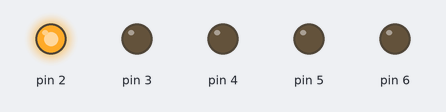
Bench run of a sketch on a simulated Arduino Uno, built with avr-gcc and run on an emulated ATmega328P. Parts: output pins drawn as LEDs (lit = HIGH).

Above: at 0.05 s.
At 0.75 s:
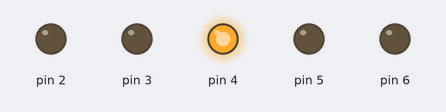
At 1.45 s:
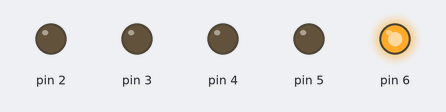
At 2.15 s:
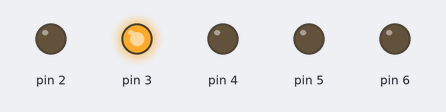
At 2.85 s:
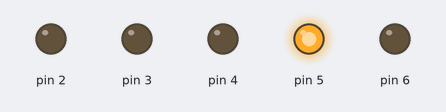
Timing chart, 0 to 3.1 s (numbered marks = the images above):
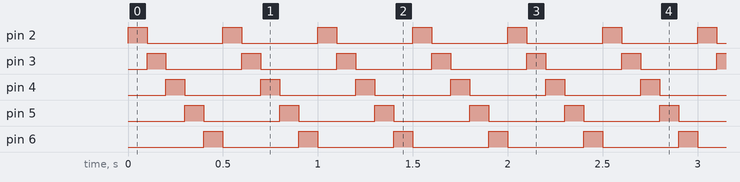

The sketch:

1-Blink_5_LEDs.ino
```cpp
// Experiment No: 01
// Develop a program to blink 5 LEDs back and forth.

#include "Arduino.h"

void setup() {
  for (int i = 2; i <= 6; i++) {
    pinMode(i, OUTPUT);
  }
}

void loop() {
  for (int i = 2; i <= 6; i++) {
    digitalWrite(i, HIGH);
    delay(100);
    digitalWrite(i, LOW);
  }
}
```

Measured:
- by itself, pin 2–6: alternates HIGH for 0.10 s and LOW for 0.40 s
